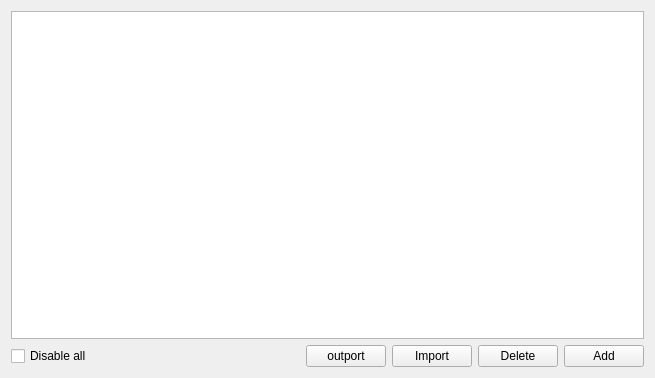
<?xml version="1.0" encoding="UTF-8"?>
<ui version="4.0">
 <class>SAKPluginAutomaticallyResponse</class>
 <widget class="QWidget" name="SAKPluginAutomaticallyResponse">
  <property name="geometry">
   <rect>
    <x>0</x>
    <y>0</y>
    <width>655</width>
    <height>378</height>
   </rect>
  </property>
  <property name="windowTitle">
   <string>Auto response settings</string>
  </property>
  <layout class="QGridLayout" name="gridLayout">
   <item row="1" column="5">
    <widget class="QPushButton" name="addItemPushButton">
     <property name="text">
      <string>Add</string>
     </property>
    </widget>
   </item>
   <item row="1" column="0">
    <widget class="QCheckBox" name="forbidAllCheckBox">
     <property name="text">
      <string>Disable all</string>
     </property>
    </widget>
   </item>
   <item row="0" column="0" colspan="6">
    <widget class="QListWidget" name="listWidget"/>
   </item>
   <item row="1" column="4">
    <widget class="QPushButton" name="deleteItemPushButton">
     <property name="text">
      <string>Delete</string>
     </property>
    </widget>
   </item>
   <item row="1" column="1">
    <widget class="QLabel" name="msgLabel">
     <property name="sizePolicy">
      <sizepolicy hsizetype="Expanding" vsizetype="Preferred">
       <horstretch>0</horstretch>
       <verstretch>0</verstretch>
      </sizepolicy>
     </property>
     <property name="text">
      <string/>
     </property>
    </widget>
   </item>
   <item row="1" column="2">
    <widget class="QPushButton" name="outportPushButton">
     <property name="text">
      <string>outport</string>
     </property>
    </widget>
   </item>
   <item row="1" column="3">
    <widget class="QPushButton" name="importPushButton">
     <property name="text">
      <string>Import</string>
     </property>
    </widget>
   </item>
  </layout>
 </widget>
 <resources/>
 <connections/>
</ui>
